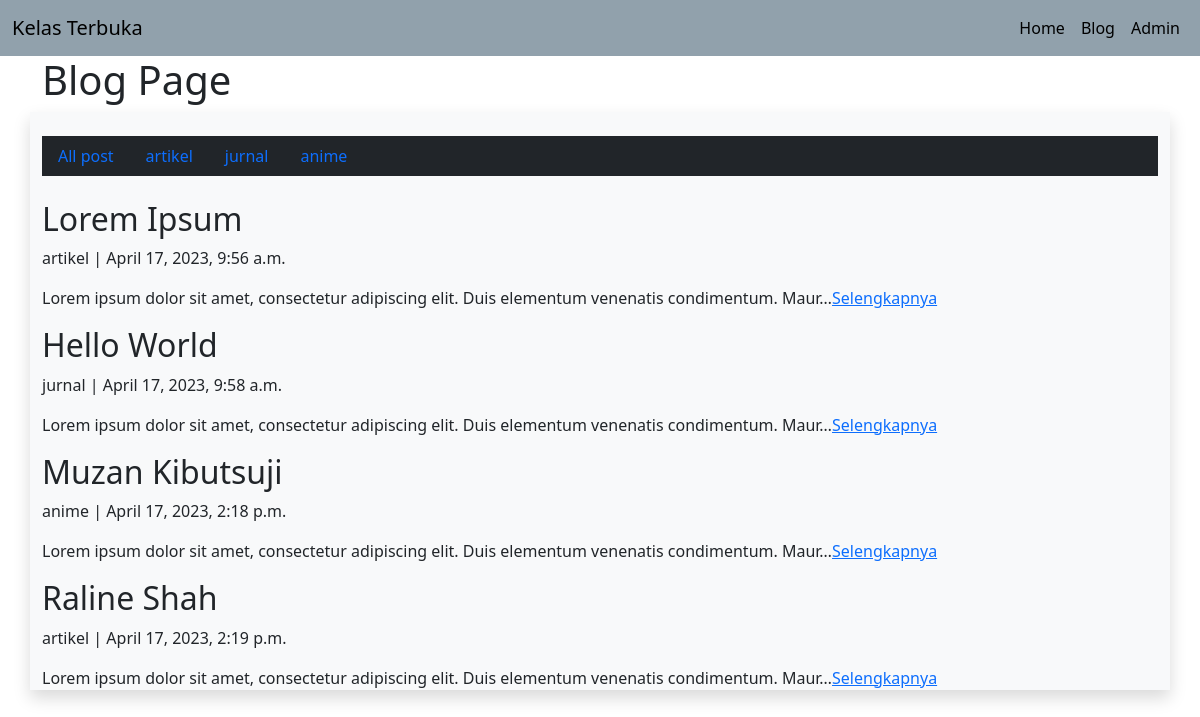
Screenshot of /blog/ with the database file from the repository.
### blog/models.py (models this page shows, shortened)
class Artikel(models.Model):
    judul = models.CharField(max_length=50)
    isi = models.TextField()
    kategori = models.CharField(max_length=50)
    slug = models.SlugField(blank=True, editable=False)
    publish = models.DateTimeField(auto_now_add=True)
    update = models.DateTimeField(auto_now=True)

### blog/views.py (the view)
# urls.py: path("", views.index, name="index"),
def index(request):
    allkategori = Artikel.objects.values("kategori").distinct()
    artikel = Artikel.objects.all()
    context = {
        "heading": "Blog Page",
        "artikels": artikel,
        "allkategori": allkategori,
    }
    return render(request, "blog/index.html", context)

### blog/templates/blog/index.html (shortened to what this page needs)
{% extends 'base.html' %}
{% block pagetittle %}
    <h1>{{heading}}</h1>
{% endblock pagetittle %}
{% block contents %}
<br>
    <ul class="nav navbar-dark bg-dark">
        <li class="nav-item">
            <a href="/blog/" class="nav-link">All post</a>
        </li>
        {% for dataKategori in allkategori  %}
            <li class="nav-item">
                <a href="{% url 'blog:kategori' dataKategori.kategori %}" class="nav-link">{{dataKategori.kategori}}</a>
            </li>
        {% endfor %}
    </ul>
    <br>
    {% for artikel in artikels  %}
        <h2>{{artikel.judul}}</h2>
        <p>{{artikel.kategori}} | {{artikel.publish}}</p>
        <p>{{artikel.isi|truncatechars:100}}<a href="{% url 'blog:detail' artikel.slug %}">Selengkapnya</a></p>
    {% endfor %}
{% endblock contents %}

### templates/base.html (shortened to what this page needs)
{% load static %}
<!DOCTYPE html>
<html lang="en">
<head>
    {% include 'snippets/styles.html' %}
</head>
<body>
    {% include 'snippets/navbar.html' %}
    <div class="container">
        {% block pagetittle %}
        {% endblock pagetittle %}
    </div>
    <div class="container shadow bg-light">
        {% block contents %}
        {% endblock contents %}
    </div>
</body>
</html>

### templates/snippets/styles.html
{% load static %}
<link rel="stylesheet" href="{% static 'vendor/bootstrap/bootstrap.min.css' %}">

### templates/snippets/navbar.html (shortened to what this page needs)
<nav class="navbar navbar-expand-lg" style="background-color: #91a1ac;">
    <div class="container-fluid">
      <a class="navbar-brand" href="#">Kelas Terbuka</a>
      <div class="collapse navbar-collapse" id="navbarNavAltMarkup">
        <div class="navbar-nav" style="margin-left:auto;">
          <a class="nav-link active" aria-current="page" href="/">Home</a>
          <a class="nav-link active" href="/blog/">Blog</a>
          <a class="nav-link active" href="/admin/">Admin</a>
        </div>
      </div>
    </div>
</nav>

### templates/snippets/scripts.html (shortened to what this page needs)
{% load static %}

### rows the page displays
Artikel: judul "Lorem Ipsum", kategori "artikel", publish "April 17, 2023, 9:56 a.m.", isi "Lorem ipsum dolor sit amet, consectetur adipiscing elit. Duis elementum venenatis condimentum. Maur…"
Artikel: judul "Hello World", kategori "jurnal", publish "April 17, 2023, 9:58 a.m.", isi "Lorem ipsum dolor sit amet, consectetur adipiscing elit. Duis elementum venenatis condimentum. Maur…"
Artikel: judul "Muzan Kibutsuji", kategori "anime", publish "April 17, 2023, 2:18 p.m.", isi "Lorem ipsum dolor sit amet, consectetur adipiscing elit. Duis elementum venenatis condimentum. Maur…"
Artikel: judul "Raline Shah", kategori "artikel", publish "April 17, 2023, 2:19 p.m.", isi "Lorem ipsum dolor sit amet, consectetur adipiscing elit. Duis elementum venenatis condimentum. Maur…"

### other values shown
{{ heading }} "Blog Page"
{{ dataKategori.kategori }} "artikel" "jurnal" "anime"
